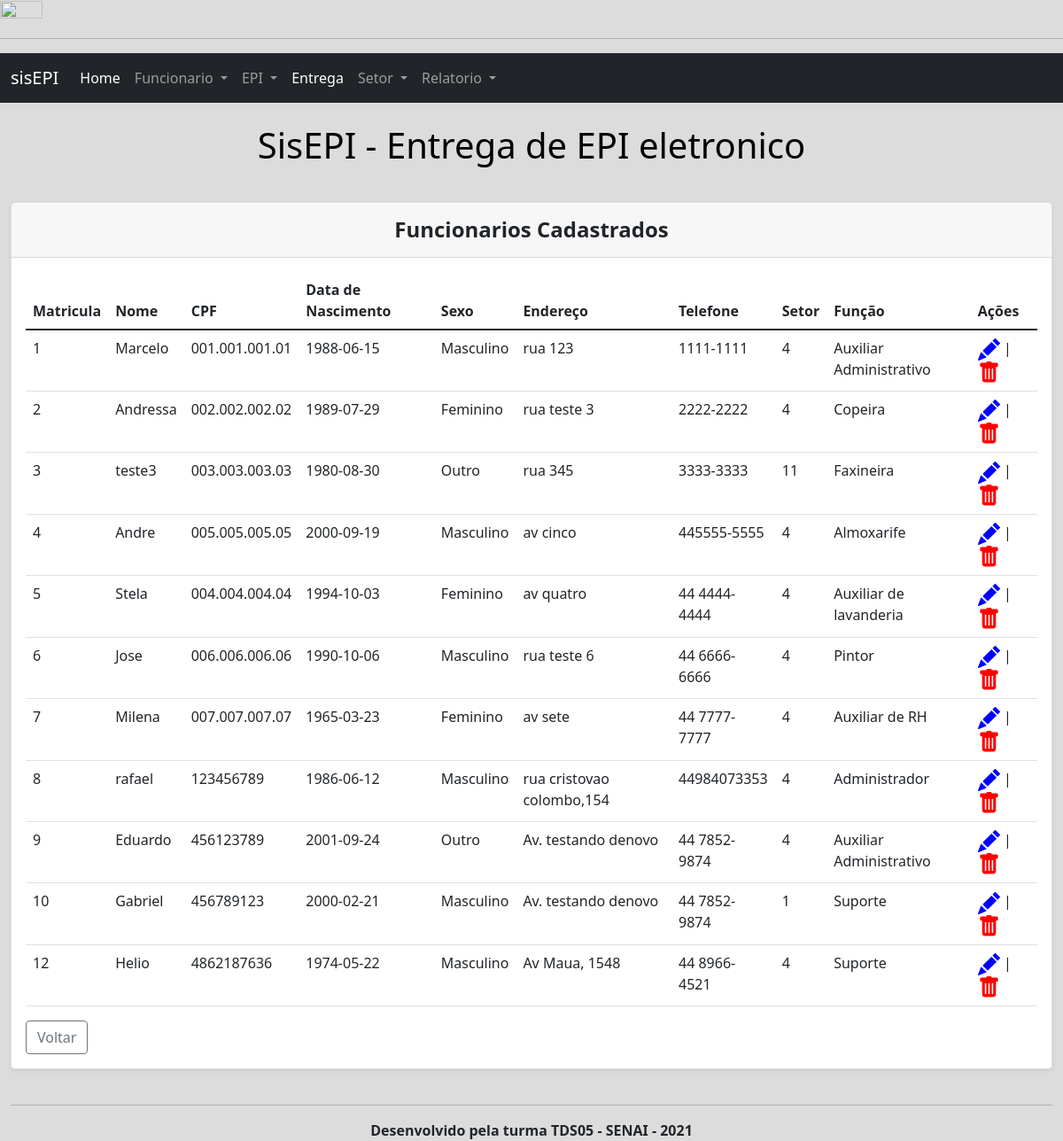
/visufunc.php, run on the app's committed database.
### tables this page shows
CREATE TABLE `funcionarios` (
  `matricula` int(11) NOT NULL,
  `nome` varchar(100) NOT NULL,
  `cpf` varchar(50) NOT NULL,
  `data_nascimento` varchar(50) NOT NULL,
  `sexo` varchar(50) NOT NULL,
  `endereco` varchar(150) NOT NULL,
  `telefone` varchar(50) NOT NULL,
  `setor` varchar(50) NOT NULL,
  `funcao` varchar(50) NOT NULL
);

### visufunc.php (the view, shortened to what this page needs)
<!DOCTYPE html>
<html lang="pt-br">
<head>
    <link href="https://cdn.jsdelivr.net/npm/bootstrap@5.1.3/dist/css/bootstrap.min.css" rel="stylesheet">
</head>
<body>
    <img src="" width="20%" height="20%" />
    <hr />
    <header>
        <nav class="navbar navbar-expand-lg navbar-dark bg-dark">
            <div class="container-fluid">
                <a class="navbar-brand" href="dash.php">sisEPI</a>
                <div class="collapse navbar-collapse" id="navbarSupportedContent">
                    <ul class="navbar-nav me-auto mb-2 mb-lg-0">
                        <li class="nav-item">
                            <a class="nav-link active" aria-current="page" href="dash.php">Home</a>
                        </li>
                        <li class="nav-item dropdown">
                            <a class="nav-link dropdown-toggle" href="#" id="navbarDropdown" role="button" data-bs-toggle="dropdown" aria-expanded="false">
                                Funcionario
                            </a>
                        </li>
                        <li class="nav-item dropdown">
                            <a class="nav-link dropdown-toggle" href="#" id="navbarDropdown" role="button" data-bs-toggle="dropdown" aria-expanded="false">
                                EPI
                            </a>
                        </li>
                        <li class="nav-item">
                            <a class="nav-link active" aria-current="page" href="entrega.php">Entrega</a>
                        </li>
                        <li class="nav-item dropdown">
                            <a class="nav-link dropdown-toggle" href="#" id="navbarDropdown" role="button" data-bs-toggle="dropdown" aria-expanded="false">
                                Setor
                            </a>
                        </li>
                        <li class="nav-item dropdown">
                            <a class="nav-link dropdown-toggle" href="#" id="navbarDropdown" role="button" data-bs-toggle="dropdown" aria-expanded="false">
                                Relatorio
                            </a>
                        </li>
                    </ul>
                </div>
            </div>
        </nav>
    </header>
    <div class="container-fluid">
        <br>
        <center>
            <h1>
                <p class="text-black">SisEPI - Entrega de EPI eletronico</p>
            </h1>
        </center>
        <br>
        <section>
            <div class="row justify-content-center row-cols-1 row-cols-md-1 mb-2">
                <div class="col">
                    <div class="card mb-4 rounded-3 shadow-sm">
                        <div class="card-header py-3">
                            <h4 class="my-0 fw-normal text-center"><b>Funcionarios Cadastrados</b></h4>
                        </div>
                        <div class="card-body">
                            <table class="table table-hover">
                                <thead>
                                    <tr>
                                        <th scope="col">Matricula</th>
                                        <th scope="col">Nome</th>
                                        <th scope="col">CPF</th>
                                        <th scope="col">Data de Nascimento</th>
                                        <th scope="col">Sexo</th>
                                        <th scope="col">Endereço</th>
                                        <th scope="col">Telefone</th>
                                        <th scope="col">Setor</th>
                                        <th scope="col">Função</th>
                                        <th scope="col">Ações</th>
                                    </tr>
                                </thead>
                                <tbody>
                                    <?php
                                    include 'conecta.php';
                                    $pesquisa = mysqli_query($conn, "SELECT * FROM funcionarios");
                                    $row = mysqli_num_rows($pesquisa);
                                    if ($row > 0) {
                                        while ($registro = $pesquisa->fetch_array()) {
                                            echo '<tr>';
                                            echo '<td>' . $registro['matricula'] . '</td>';
                                            echo '<td>' . $registro['nome'] . '</td>';
                                            echo '<td>' . $registro['cpf'] . '</td>';
                                            echo '<td>' . $registro['data_nascimento'] . '</td>';
                                            echo '<td>' . $registro['sexo'] . '</td>';
                                            echo '<td>' . $registro['endereco'] . '</td>';
                                            echo '<td>' . $registro['telefone'] . '</td>';
                                            echo '<td>' . $registro['setor'] . '</td>';
                                            echo '<td>' . $registro['funcao'] . '</td>';
                                            echo '<td><a href="editafunc.php?id=' . $registro['matricula'] . '"><svg xmlns="http://www.w3.org/2000/svg" width="25" height="25" fill="blue" class="bi bi-pencil-fill" viewBox="0 0 16 16">
                                            <path d="M12.854.146a.5.5 0 0 0-.707 0L10.5 1.793 14.207 5.5l1.647-1.646a.5.5 0 0 0 0-.708l-3-3zm.646 6.061L9.793 2.5 3.293 9H3.5a.5.5 0 0 1 .5.5v.5h.5a.5.5 0 0 1 .5.5v.5h.5a.5.5 0 0 1 .5.5v.5h.5a.5.5 0 0 1 .5.5v.207l6.5-6.5zm-7.468 7.468A.5.5 0 0 1 6 13.5V13h-.5a.5.5 0 0 1-.5-.5V12h-.5a.5.5 0 0 1-.5-.5V11h-.5a.5.5 0 0 1-.5-.5V10h-.5a.499.499 0 0 1-.175-.032l-.179.178a.5.5 0 0 0-.11.168l-2 5a.5.5 0 0 0 .65.65l5-2a.5.5 0 0 0 .168-.11l.178-.178z"/>
                                          </svg></a> | <a href="excluifunc.php?id=' . $registro['matricula'] . '"><svg xmlns="http://www.w3.org/2000/svg" width="25" height="25" fill="red" class="bi bi-trash-fill" viewBox="0 0 16 16">
                                            <path d="M2.5 1a1 1 0 0 0-1 1v1a1 1 0 0 0 1 1H3v9a2 2 0 0 0 2 2h6a2 2 0 0 0 2-2V4h.5a1 1 0 0 0 1-1V2a1 1 0 0 0-1-1H10a1 1 0 0 0-1-1H7a1 1 0 0 0-1 1H2.5zm3 4a.5.5 0 0 1 .5.5v7a.5.5 0 0 1-1 0v-7a.5.5 0 0 1 .5-.5zM8 5a.5.5 0 0 1 .5.5v7a.5.5 0 0 1-1 0v-7A.5.5 0 0 1 8 5zm3 .5v7a.5.5 0 0 1-1 0v-7a.5.5 0 0 1 1 0z"/>
                                          </svg></a></td>';
                                            echo '</tr>';
                                        }
                                        echo '</tbody>';
                                        echo '</table>';
                                    } else {
                                        echo "Não há registros para listar!";
                                        echo '</tbody>';
                                        echo '</table>';
                                    }
                                    ?>
                            <a href="dash.php"><button type="button" class="btn btn-outline-secondary">Voltar</button></a>
                        </div>
                    </div>
        </section>
        <footer>
            <hr />
            <center><b>Desenvolvido pela turma TDS05 - SENAI - 2021</b></center>
        </footer>
</body>
</html>

### visufunc.php (style rules this page uses)
body { background-color: #DCDCDC; }

### data on the page
funcionarios: matricula "1", nome "Marcelo", cpf "001.001.001.01", data_nascimento "1988-06-15", sexo "Masculino", endereco "rua 123", telefone "1111-1111", setor "4", funcao "Auxiliar Administrativo"
funcionarios: matricula "2", nome "Andressa", cpf "002.002.002.02", data_nascimento "1989-07-29", sexo "Feminino", endereco "rua teste 3", telefone "2222-2222", setor "4", funcao "Copeira"
funcionarios: matricula "3", nome "teste3", cpf "003.003.003.03", data_nascimento "1980-08-30", sexo "Outro", endereco "rua 345", telefone "3333-3333", setor "11", funcao "Faxineira"
funcionarios: matricula "4", nome "Andre", cpf "005.005.005.05", data_nascimento "2000-09-19", sexo "Masculino", endereco "av cinco", telefone "445555-5555", setor "4", funcao "Almoxarife"
funcionarios: matricula "5", nome "Stela", cpf "004.004.004.04", data_nascimento "1994-10-03", sexo "Feminino", endereco "av quatro", telefone "44 4444-4444", setor "4", funcao "Auxiliar de lavanderia"
funcionarios: matricula "6", nome "Jose", cpf "006.006.006.06", data_nascimento "1990-10-06", sexo "Masculino", endereco "rua teste 6", telefone "44 6666-6666", setor "4", funcao "Pintor"
funcionarios: matricula "7", nome "Milena", cpf "007.007.007.07", data_nascimento "1965-03-23", sexo "Feminino", endereco "av sete", telefone "44 7777-7777", setor "4", funcao "Auxiliar de RH"
funcionarios: matricula "8", nome "rafael", cpf "123456789", data_nascimento "1986-06-12", sexo "Masculino", endereco "rua cristovao colombo,154", telefone "44984073353", setor "4", funcao "Administrador"
funcionarios: matricula "9", nome "Eduardo", cpf "456123789", data_nascimento "2001-09-24", sexo "Outro", endereco "Av. testando denovo", telefone "44 7852-9874", setor "4", funcao "Auxiliar Administrativo"
funcionarios: matricula "10", nome "Gabriel", cpf "456789123", data_nascimento "2000-02-21", sexo "Masculino", endereco "Av. testando denovo", telefone "44 7852-9874", setor "1", funcao "Suporte"
funcionarios: matricula "12", nome "Helio", cpf "4862187636", data_nascimento "1974-05-22", sexo "Masculino", endereco "Av Maua, 1548", telefone "44 8966-4521", setor "4", funcao "Suporte"
